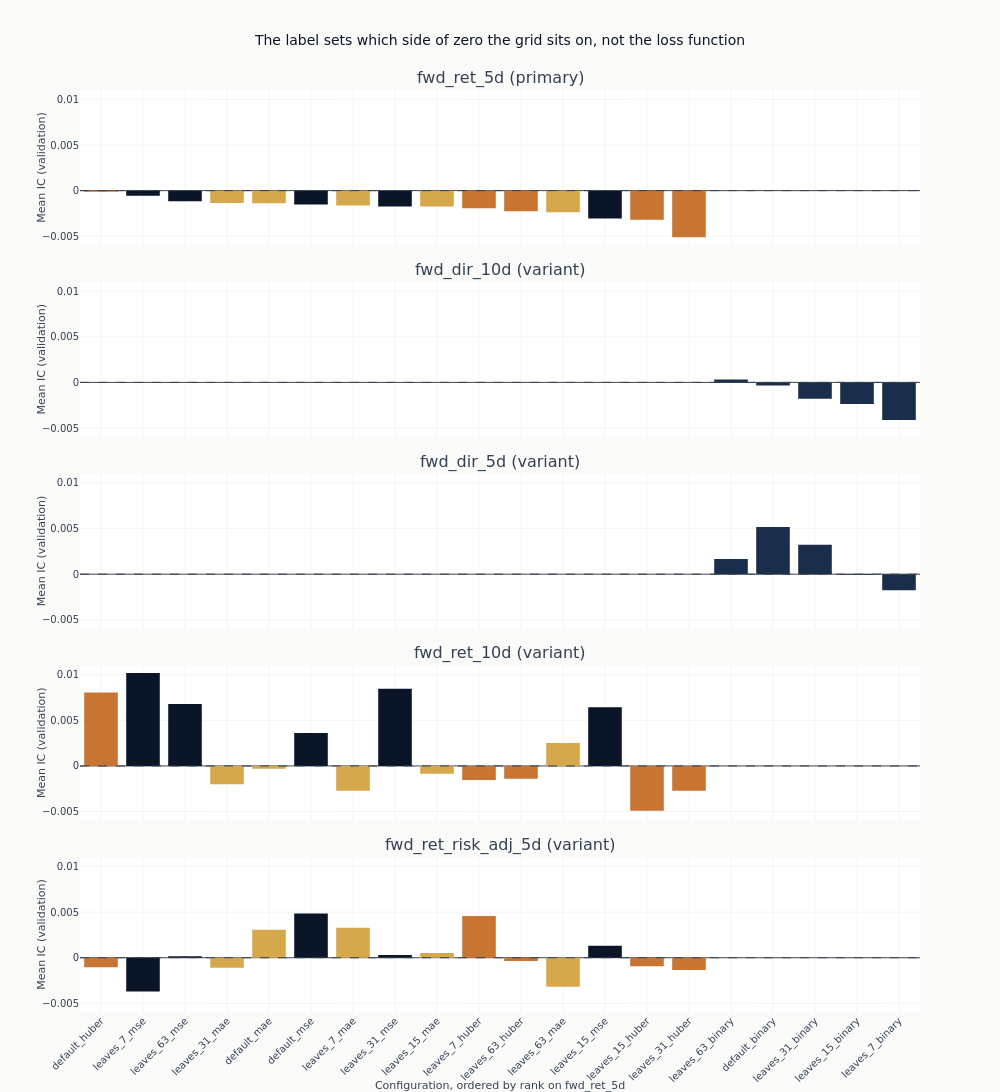

Here is the notebook cell this chart was saved with:
### Markdown cell above
### Whether the loss function is what separates them

The curves are coloured by objective because that is the axis with a mechanism behind it. If
heavy tails are steering the squared-error fits, the three regression colours should separate,
and they should separate more as trees are added, since each additional tree is fitted to the
residuals the previous ones left.

The chart below drops the checkpoint dimension by taking each configuration's final state, so
every configuration is compared at the same amount of training. That is the comparison that does
not require choosing anything after the fact. The configurations are held in one order across
the panels - their ranking on the primary label - so a panel that does not descend is a label
that orders the grid differently.

### Code cell
final = (
    catalog.filter(pl.col("checkpoint_value") == pl.col("checkpoint_value").max().over("label"))
    .filter("full_coverage")
    .sort(["label", "ic_mean"], descending=[False, True])
)
final_iteration = int(final.get_column("checkpoint_value").max())
config_order = (
    final.filter(pl.col("label") == order_label)
    .sort("ic_mean", descending=True)
    .get_column("config_name")
    .to_list()
)

# `shared_yaxes` matches axes across columns, so with one column it does nothing and each
# panel would be rescaled to fill itself. Matching every row to the first is what puts the
# labels on one vertical scale, which is what stacking them is for.
fig_obj = make_subplots(
    rows=len(panel_labels),
    cols=1,
    shared_xaxes=True,
    vertical_spacing=0.04,
    subplot_titles=[
        f"{label} ({'primary' if label == primary else 'variant'})" for label in panel_labels
    ],
)
for row, label in enumerate(panel_labels, start=1):
    panel = final.filter(pl.col("label") == label)
    # The classification labels declare their own configurations; they keep them and append them
    # after the shared order rather than being dropped from the figure.
    order = [name for name in config_order if name in set(panel.get_column("config_name"))]
    order += [name for name in panel.get_column("config_name").to_list() if name not in order]
    panel = panel.with_columns(
        rank=pl.col("config_name").replace_strict(
            {name: index for index, name in enumerate(order)}, return_dtype=pl.Int32
        )
    ).sort("rank")
    fig_obj.add_trace(
        go.Bar(
            x=panel.get_column("config_name").to_list(),
            y=panel.get_column("ic_mean").to_list(),
            marker_color=[
                objectives[objective_of(name)] for name in panel.get_column("config_name")
            ],
            showlegend=False,
        ),
        row=row,
        col=1,
    )
    fig_obj.add_hline(
        y=0, line_width=1, line_dash="dash", line_color=COLORS["neutral"], row=row, col=1
    )
    fig_obj.update_yaxes(title_text="Mean IC (validation)", row=row, col=1)
    if row > 1:
        fig_obj.update_yaxes(matches="y", row=row, col=1)
fig_obj.update_xaxes(
    title_text=f"Configuration, ordered by rank on {order_label}",
    tickangle=-45,
    row=len(panel_labels),
    col=1,
)
fig_obj.update_layout(
    title="The label sets which side of zero the grid sits on, not the loss function",
    height=260 * len(panel_labels),
    width=1000,
    margin=dict(t=90),
)
# `side_text` counts every checkpoint; this chart shows one, so it gets its own count rather
# than borrowing a number taken over a larger set.
final_side_text = "; ".join(
    f"{row['label']} has {row['n_positive']} of {row['configurations']} above zero"
    for row in (
        final.group_by("label")
        .agg(
            configurations=pl.len(),
            n_positive=(pl.col("ic_mean") > 0).sum(),
        )
        .sort("label")
        .iter_rows(named=True)
    )
)
show_plotly_with_alt(
    fig_obj,
    "Bar charts of mean validation information coefficient at the final boosting iteration, one "
    "panel per label on one shared vertical scale, bars coloured by loss function and held in "
    "the primary label's ranking order in every panel. Within a panel the colours are "
    "interleaved across the ranking rather than grouped, so the loss function does not order the "
    f"grid. Counted at this checkpoint: {final_side_text}. Each panel carries a dashed zero "
    "line.",
)

### Figure 1 — Plotly figure (JSON) as saved in the notebook; plotly's stock layout.template omitted (floating-point values rounded to 4 significant figures)
{"data": [{"marker": {"color": ["#C87533", "#0a1628", "#0a1628", "#D4A84B", "#D4A84B", "#0a1628", "#D4A84B", "#0a1628", "#D4A84B", "#C87533", "#C87533", "#D4A84B", "#0a1628", "#C87533", "#C87533"]}, "showlegend": false, "type": "bar", "x": ["default_huber", "leaves_7_mse", "leaves_63_mse", "leaves_31_mae", "default_mae", "default_mse", "leaves_7_mae", "leaves_31_mse", "leaves_15_mae", "leaves_7_huber", "leaves_63_huber", "leaves_63_mae", "leaves_15_mse", "leaves_15_huber", "leaves_31_huber"], "xaxis": "x", "y": [-0.0001363, -0.0005738, -0.001152, -0.001367, -0.001375, -0.001529, -0.001623, -0.001727, -0.001747, -0.001932, -0.002252, -0.002361, -0.003059, -0.003199, -0.005098], "yaxis": "y"}, {"marker": {"color": ["#1a2d4a", "#1a2d4a", "#1a2d4a", "#1a2d4a", "#1a2d4a"]}, "showlegend": false, "type": "bar", "x": ["leaves_63_binary", "default_binary", "leaves_31_binary", "leaves_15_binary", "leaves_7_binary"], "xaxis": "x2", "y": [0.0003168, -0.0003305, -0.001792, -0.002355, -0.004131], "yaxis": "y2"}, {"marker": {"color": ["#1a2d4a", "#1a2d4a", "#1a2d4a", "#1a2d4a", "#1a2d4a"]}, "showlegend": false, "type": "bar", "x": ["default_binary", "leaves_31_binary", "leaves_63_binary", "leaves_15_binary", "leaves_7_binary"], "xaxis": "x3", "y": [0.005159, 0.003229, 0.001676, -8.363e-05, -0.001774], "yaxis": "y3"}, {"marker": {"color": ["#C87533", "#0a1628", "#0a1628", "#D4A84B", "#D4A84B", "#0a1628", "#D4A84B", "#0a1628", "#D4A84B", "#C87533", "#C87533", "#D4A84B", "#0a1628", "#C87533", "#C87533"]}, "showlegend": false, "type": "bar", "x": ["default_huber", "leaves_7_mse", "leaves_63_mse", "leaves_31_mae", "default_mae", "default_mse", "leaves_7_mae", "leaves_31_mse", "leaves_15_mae", "leaves_7_huber", "leaves_63_huber", "leaves_63_mae", "leaves_15_mse", "leaves_15_huber", "leaves_31_huber"], "xaxis": "x4", "y": [0.00805, 0.01018, 0.006801, -0.002015, -0.0003081, 0.003603, -0.002706, 0.008463, -0.0008557, -0.001549, -0.001407, 0.002505, 0.006426, -0.0049, -0.002708], "yaxis": "y4"}, {"marker": {"color": ["#C87533", "#0a1628", "#0a1628", "#D4A84B", "#D4A84B", "#0a1628", "#D4A84B", "#0a1628", "#D4A84B", "#C87533", "#C87533", "#D4A84B", "#0a1628", "#C87533", "#C87533"]}, "showlegend": false, "type": "bar", "x": ["default_huber", "leaves_7_mse", "leaves_63_mse", "leaves_31_mae", "default_mae", "default_mse", "leaves_7_mae", "leaves_31_mse", "leaves_15_mae", "leaves_7_huber", "leaves_63_huber", "leaves_63_mae", "leaves_15_mse", "leaves_15_huber", "leaves_31_huber"], "xaxis": "x5", "y": [-0.001037, -0.003687, 0.0001683, -0.001086, 0.003064, 0.004846, 0.00328, 0.0002972, 0.0005121, 0.004562, -0.0003459, -0.00318, 0.001325, -0.0009311, -0.001355], "yaxis": "y5"}], "layout": {"annotations": [{"font": {"size": 16}, "showarrow": false, "text": "fwd_ret_5d (primary)", "x": 0.5, "xanchor": "center", "xref": "paper", "y": 1.0, "yanchor": "bottom", "yref": "paper"}, {"font": {"size": 16}, "showarrow": false, "text": "fwd_dir_10d (variant)", "x": 0.5, "xanchor": "center", "xref": "paper", "y": 0.792, "yanchor": "bottom", "yref": "paper"}, {"font": {"size": 16}, "showarrow": false, "text": "fwd_dir_5d (variant)", "x": 0.5, "xanchor": "center", "xref": "paper", "y": 0.584, "yanchor": "bottom", "yref": "paper"}, {"font": {"size": 16}, "showarrow": false, "text": "fwd_ret_10d (variant)", "x": 0.5, "xanchor": "center", "xref": "paper", "y": 0.376, "yanchor": "bottom", "yref": "paper"}, {"font": {"size": 16}, "showarrow": false, "text": "fwd_ret_risk_adj_5d (variant)", "x": 0.5, "xanchor": "center", "xref": "paper", "y": 0.168, "yanchor": "bottom", "yref": "paper"}], "height": 1300, "margin": {"t": 90}, "shapes": [{"line": {"color": "#334155", "dash": "dash", "width": 1}, "type": "line", "x0": 0, "x1": 1, "xref": "x domain", "y0": 0, "y1": 0, "yref": "y"}, {"line": {"color": "#334155", "dash": "dash", "width": 1}, "type": "line", "x0": 0, "x1": 1, "xref": "x2 domain", "y0": 0, "y1": 0, "yref": "y2"}, {"line": {"color": "#334155", "dash": "dash", "width": 1}, "type": "line", "x0": 0, "x1": 1, "xref": "x3 domain", "y0": 0, "y1": 0, "yref": "y3"}, {"line": {"color": "#334155", "dash": "dash", "width": 1}, "type": "line", "x0": 0, "x1": 1, "xref": "x4 domain", "y0": 0, "y1": 0, "yref": "y4"}, {"line": {"color": "#334155", "dash": "dash", "width": 1}, "type": "line", "x0": 0, "x1": 1, "xref": "x5 domain", "y0": 0, "y1": 0, "yref": "y5"}], "title": {"text": "The label sets which side of zero the grid sits on, not the loss function"}, "width": 1000, "xaxis": {"anchor": "y", "domain": [0.0, 1.0], "matches": "x5", "showticklabels": false}, "xaxis2": {"anchor": "y2", "domain": [0.0, 1.0], "matches": "x5", "showticklabels": false}, "xaxis3": {"anchor": "y3", "domain": [0.0, 1.0], "matches": "x5", "showticklabels": false}, "xaxis4": {"anchor": "y4", "domain": [0.0, 1.0], "matches": "x5", "showticklabels": false}, "xaxis5": {"anchor": "y5", "domain": [0.0, 1.0], "tickangle": -45, "title": {"text": "Configuration, ordered by rank on fwd_ret_5d"}}, "yaxis": {"anchor": "x", "domain": [0.832, 1.0], "title": {"text": "Mean IC (validation)"}}, "yaxis2": {"anchor": "x2", "domain": [0.624, 0.792], "matches": "y", "title": {"text": "Mean IC (validation)"}}, "yaxis3": {"anchor": "x3", "domain": [0.416, 0.584], "matches": "y", "title": {"text": "Mean IC (validation)"}}, "yaxis4": {"anchor": "x4", "domain": [0.208, 0.376], "matches": "y", "title": {"text": "Mean IC (validation)"}}, "yaxis5": {"anchor": "x5", "domain": [0.0, 0.168], "matches": "y", "title": {"text": "Mean IC (validation)"}}}}
